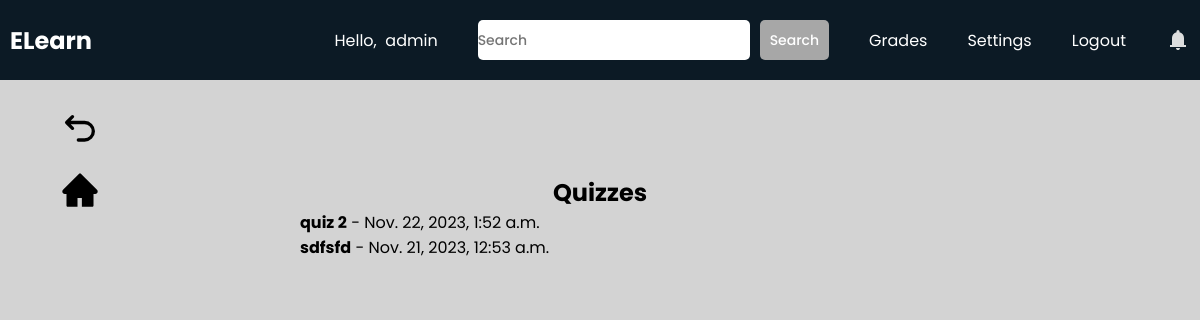
/students/quiz_hub/9c2930917cd14217838d577e6f2ca42f/ (signed in), run on the app's committed database.
### teachers/models.py (models this page shows, shortened)
class Quiz(models.Model):
    id = models.UUIDField(primary_key=True, default=uuid.uuid4, editable=False)
    course = models.ForeignKey(MyClass, on_delete=models.CASCADE, null=True)
    author = models.ForeignKey(User, on_delete=models.CASCADE)
    title = models.CharField(max_length=100)
    is_visible = models.BooleanField(default=False)
    attempts = models.PositiveIntegerField(default=1)
    weight = models.PositiveIntegerField(default=1)
    created_at = models.DateTimeField(default=timezone.now)

### students/views.py (the view, shortened to what this page needs)
# urls.py: path("quiz_hub/<str:course_id>/", views.quizHub, name="quizHub"),
def quizHub(request, course_id):
    my_class = MyClass.objects.get(id=course_id)
    quizes = Quiz.objects.filter(course=my_class).order_by('-created_at')
    context = {'courseId': course_id, 'my_class': my_class, 'quizes': quizes}
    return render(request, "students/quizhub.html", context)

### students/templates/students/quizhub.html (shortened to what this page needs)
{% extends 'students/base.html' %}
{% load static %}
{% block extra_css %}
    <link rel="stylesheet" href="{% static 'css/discussion.css' %}">
{% endblock %}
{% block content %}
    <a class="backbtn" href="{% url 'students:course' courseId%}"><svg xmlns="http://www.w3.org/2000/svg" width="24" height="24" viewBox="0 0 24 24"><path fill="none" stroke="currentColor" stroke-linecap="round" stroke-linejoin="round" stroke-width="2" d="M11 18h3.75a5.25 5.25 0 1 0 0-10.5H5M7.5 4L4 7.5L7.5 11"/></svg></a>
    <a class="backbtn" id="homebtn" href="{% url 'students:course' courseId%}"></a>
    <div id="contentwrapper">
        <div id="content">
            <h2>Quizzes</h2>
            <div id="posts-wrapper">
                {% for quiz in quizes %}
                    {% if quiz.is_visible %}
                        <div class="quizes" data-class-id= "{{ quiz.id }}" data-class-courseId= "{{ courseId }}">
                            <strong>{{ quiz.title }}</strong> - {{ quiz.created_at }}
                        </div>
                    {% endif %}
                {% endfor %}
            </div>
        </div>
    </div>
{% endblock %}

### students/templates/students/base.html (shortened to what this page needs)
<!DOCTYPE html>
<html lang="en">
    <head>
        {% load static %}
        <link rel="stylesheet" href="{% static 'css/base.css' %}">
        <link rel="stylesheet" href="https://cdnjs.cloudflare.com/ajax/libs/font-awesome/6.3.0/css/all.min.css">
        {% block extra_css %}
        {% endblock %}
    </head>
    <body>
        <header>
            <nav class="navbar">
                <h2 class="logo"><a href="{% url 'students:home' %}">ELearn</a></h2>
                <ul class="all-links">
                    <li id="username"><span>Hello,  {{request.user}}</span></li>
                    <li>
                        <li>
                            <form class="nav-form" method="post" action="{% url 'students:search' %}">
                                <input
                                    type="text"
                                    name="subject"
                                    id="subject"
                                    placeholder="Search"
                                    class="nav-textarea-input"
                                />
                                <button class="nav-btn">
                                    Search
                                </button>
                            </form>
                        </li>
                    </li>
                    <li><a href="{% url 'students:studentReport' %}">Grades</a></li>
                    <li><a href="{% url 'students:settings' request.path%}">Settings</a></li>
                    <li><a href="{% url 'users:logoutPage' %}">Logout</a></li>
                    <li id="bell-icon">
                        <svg xmlns="http://www.w3.org/2000/svg" width="24" height="24" viewBox="0 0 24 24"><path fill="currentColor" d="M4 19v-2h2v-7q0-2.075 1.25-3.688T10.5 4.2v-.7q0-.625.438-1.063T12 2q.625 0 1.063.438T13.5 3.5v.7q2 .5 3.25 2.113T18 10v7h2v2H4Zm8 3q-.825 0-1.413-.588T10 20h4q0 .825-.588 1.413T12 22Z"/></svg>
                    </li>
                </ul>
            </nav>
        </header>
        {% block content %}
        {% endblock %}
    </body>
</html>

### teachers/static/css/base.css (style rules this page uses)
* { margin: 0; padding: 0; box-sizing: border-box; font-family: "Poppins", sans-serif; }
html { scroll-behavior: smooth; }
body { background: #d3d3d3; }
header { position: fixed; top: 0; left: 0; z-index: 5; width: 100%; display: flex; justify-content: center; background: #0C1A25; }
.navbar { display: flex; padding: 0 10px; max-width: 1200px; width: 100%; align-items: center; justify-content: space-between; }
.navbar .all-links { display: flex; align-items: center; }
.navbar .all-links li { position: relative; list-style: none; }
.navbar .logo a { display: flex; align-items: center; margin-left: 0; }
#bell-icon { display: flex; align-items: center; justify-content: center; }
header a, header span, header svg, header form { margin-left: 40px; text-decoration: none; color: #fff; height: 100%; padding: 20px 0; display: inline-block; }
#username { white-space: pre; }
header a:hover, footer a:hover, header svg { color: #ddd; }
.backbtn { position: fixed; top: 100px; left: 50px; padding: 10px; border-radius: 20%; display: flex; justify-content: center; align-items: center; cursor: pointer; }
#homebtn { top:160px; }
.backbtn svg { height: 40px; width: 40px; color: black; }
.nav-form { display: flex; align-items: center; justify-content: center; }
.nav-textarea-input { height: 40px; border: none; background: #FFFFFF; font-weight: 500; font-size: 14px; color: #07074D; border-radius: 5px; }
.nav-btn { height: 40px; font-size: 14px; border-radius: 5px; border: none; padding: 10px; margin-left: 10px; font-weight: 500; background-color: #a7a7a7; color: white; cursor: pointer; }

### teachers/static/css/discussion.css (style rules this page uses)
#contentwrapper { height: 100vh; padding-top: 75px; background: #d3d3d3; }
#content { height: calc(100%); display: flex; flex-direction: column; align-items: center; }
#content h2 { margin-top: 100px; }
#posts-wrapper { width: 50%; overflow: auto; }

### data on the page
Quiz: title "quiz 2", created_at "Nov. 22, 2023, 1:52 a.m."
Quiz: title "sdfsfd", created_at "Nov. 21, 2023, 12:53 a.m."

### other printed values
{{ request.user }} "admin"
